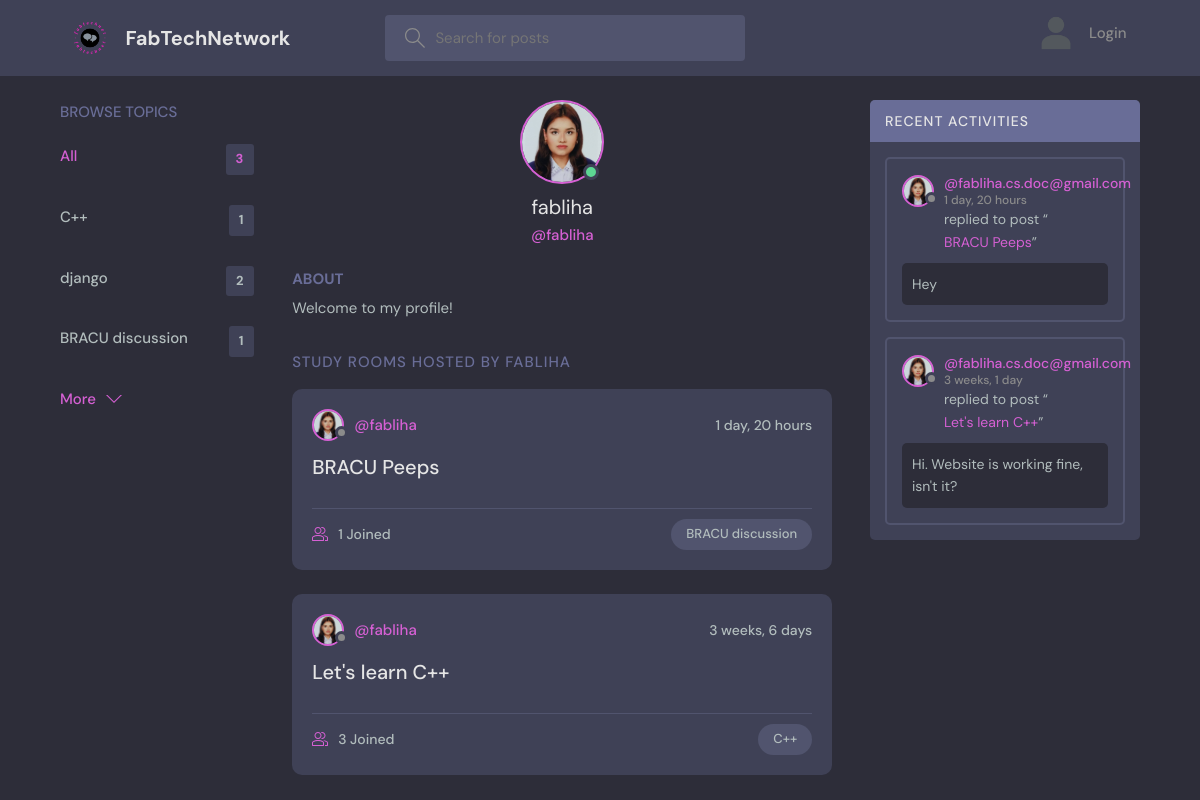
Page /profile/1/ on the committed database.
### base/models.py (models this page shows, shortened)
class Topic(models.Model):
    name = models.CharField(max_length=200)

class User(AbstractUser):
    name =models.CharField(max_length=200, null=True)
    email =models.EmailField(unique=True, null=True)
    bio = models.TextField(null=True)
    avatar = models.ImageField(null=True, default="avatar.png")
    USERNAME_FIELD = 'email'
    REQUIRED_FIELDS=[]

class Room(models.Model):
    host = models.ForeignKey(User, on_delete=models.SET_NULL, null=True)
    topic = models.ForeignKey(Topic, on_delete=models.SET_NULL, null=True)
    name = models.CharField(max_length=200)
    description = models.TextField(null=True, blank=True)
    participants = models.ManyToManyField(User, related_name='participants',blank=True)
    updated = models.DateTimeField(auto_now=True)
    created = models.DateTimeField(auto_now_add=True)
    class Meta:
        ordering = ['-updated', '-created']
    def __str__(self):
        return self.name

class Message(models.Model):
    user = models.ForeignKey(User, on_delete = models.CASCADE)
    room = models.ForeignKey(Room, on_delete=models.CASCADE)
    body = models.TextField()
    updated = models.DateTimeField(auto_now=True)
    created = models.DateTimeField(auto_now_add=True)
    class Meta:
        ordering = ['-updated', '-created']

### base/views.py (the view)
# urls.py: path('profile/<str:pk>/', views.userProfile, name="user-profile"),
def userProfile(request, pk):
    user = User.objects.get(id=pk)
    rooms =user.room_set.all()
    room_messages = user.message_set.all()
    topics = Topic.objects.all()
    context={'user':user, 'rooms':rooms, 'room_messages':room_messages, 'topics':topics}
    return render(request, 'base/profile.html',context)

### base/templates/base/profile.html (shortened to what this page needs)
{% extends 'main.html' %}
{% block content %}
  <main class="profile-page layout layout--3">
    <div class="container">
      {% include 'base/topics_component.html' %}
      <div class="roomList">
        <div class="profile">
          <div class="profile__avatar">
            <div class="avatar avatar--large active">
              <img src="{{ user.avatar.url }}" />
            </div>
          </div>
          <div class="profile__info">
            <h3>{{user.username}}</h3>
            <p>@{{user.username}}</p>
          </div>
          <div class="profile__about">
            <h3>About</h3>
            <p>
              <p>{{ user.bio|default:"No bio available" }}</p>
            </p>
          </div>
        </div>
        <div class="roomList__header">
          <div>
            <h2>Study Rooms Hosted by {{user.username}}</a>
            </h2>
          </div>
        </div>
        {% include 'base/feed_component.html' %}
      </div>
      {% include 'base/activity_component.html' %}
    </div>
  </main>
{% endblock content %}

### base/templates/base/topics_component.html
<div class="topics">
    <div class="topics__header">
      <h2>Browse Topics</h2>
    </div>
    <ul class="topics__list">
      <li>
        <a href="{% url 'home' %}" class="active">All <span>{{topics.count}}</span></a>
      </li>
      {% for topic in topics %}
      <li>
        <a href="{% url 'home' %}?q={{topic.name}}">{{topic.name}} <span>{{topic.room_set.all.count}}</span></a>
      </li>
      {% endfor %}
    </ul>
    <a class="btn btn--link" href="{% url 'topics' %}">
      More
      <svg version="1.1" xmlns="http://www.w3.org/2000/svg" width="32" height="32" viewBox="0 0 32 32">
        <title>chevron-down</title>
        <path d="M16 21l-13-13h-3l16 16 16-16h-3l-13 13z"></path>
      </svg>
    </a>
  </div>

### base/templates/base/feed_component.html (shortened to what this page needs)
{% for room in rooms %}
<div class="roomListRoom">
    <div class="roomListRoom__header">
      <a href="{% url 'user-profile' room.host.id %}" class="roomListRoom__author">
        <div class="avatar avatar--small">
          <img src="{{room.host.avatar.url}}" />
        </div>
        <span>@{{room.host.username}}</span>
      </a>
      <div class="roomListRoom__actions">
        <span>{{room.created|timesince}}</span>
      </div>
    </div>
    <div class="roomListRoom__content">
      <a href="{% url 'room' room.id %}">{{room.name}}</a>
    </div>
    <div class="roomListRoom__meta">
      <a href="{% url 'room' room.id %}" class="roomListRoom__joined">
        {{room.participants.all.count}} Joined
      </a>
      <p class="roomListRoom__topic">{{room.topic.name}}</p>
    </div>
</div>
{% endfor %}

### base/templates/base/activity_component.html (shortened to what this page needs)
<div class="activities">
    <div class="activities__header">
      <h2>Recent Activities</h2>
    </div>
    {% for message in room_messages %}
    <div class="activities__box">
      <div class="activities__boxHeader roomListRoom__header">
        <a href="{% url 'user-profile' message.user.id %}" class="roomListRoom__author">
          <div class="avatar avatar--small">
            <img src="{{message.user.avatar.url}}" />
          </div>
          <p>
            @{{message.user}}
            <span>{{message.created|timesince}}</span>
          </p>
        </a>
      </div>
      <div class="activities__boxContent">
        <p>replied to post “<a href="{% url 'room' message.room.id %}">{{message.room}}</a>”</p>
        <div class="activities__boxRoomContent">
          {{message.body}}
        </div>
      </div>
    </div>
    {% endfor %}
  </div>

### rows in the picture
Topic: name "C++", room_set.all.count "1"
Topic: name "django", room_set.all.count "2"
Topic: name "BRACU discussion", room_set.all.count "1"
User: avatar (picture), username "fabliha", bio "Welcome to my profile!", username "FABLIHA"
Room: host.avatar (picture), host.username "fabliha", created "1 day, 20 hours", name "BRACU Peeps", participants.all.count "1", topic.name "BRACU discussion"
Room: host.avatar (picture), host.username "fabliha", created "3 weeks, 6 days", name "Let's learn C++", participants.all.count "3", topic.name "C++"
Message: user.avatar (picture), user "fabliha.cs.doc@gmail.com", created "1 day, 20 hours", room "BRACU Peeps", body "Hey"
Message: user.avatar (picture), user "fabliha.cs.doc@gmail.com", created "3 weeks, 1 day", room "Let's learn C++", body "Hi. Website is working fine, isn't it?"

### other values in the picture
{{ topics.count }} "3"
